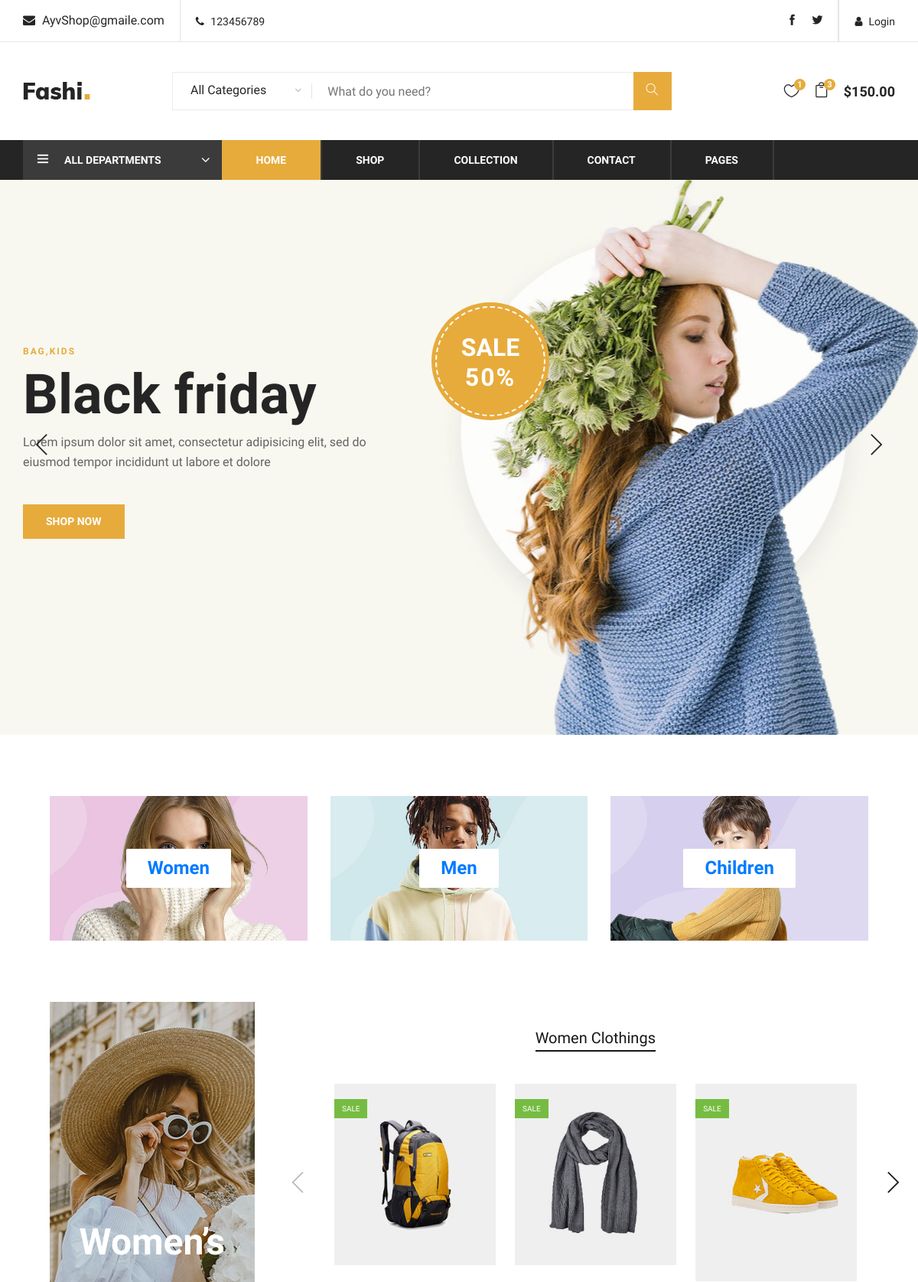
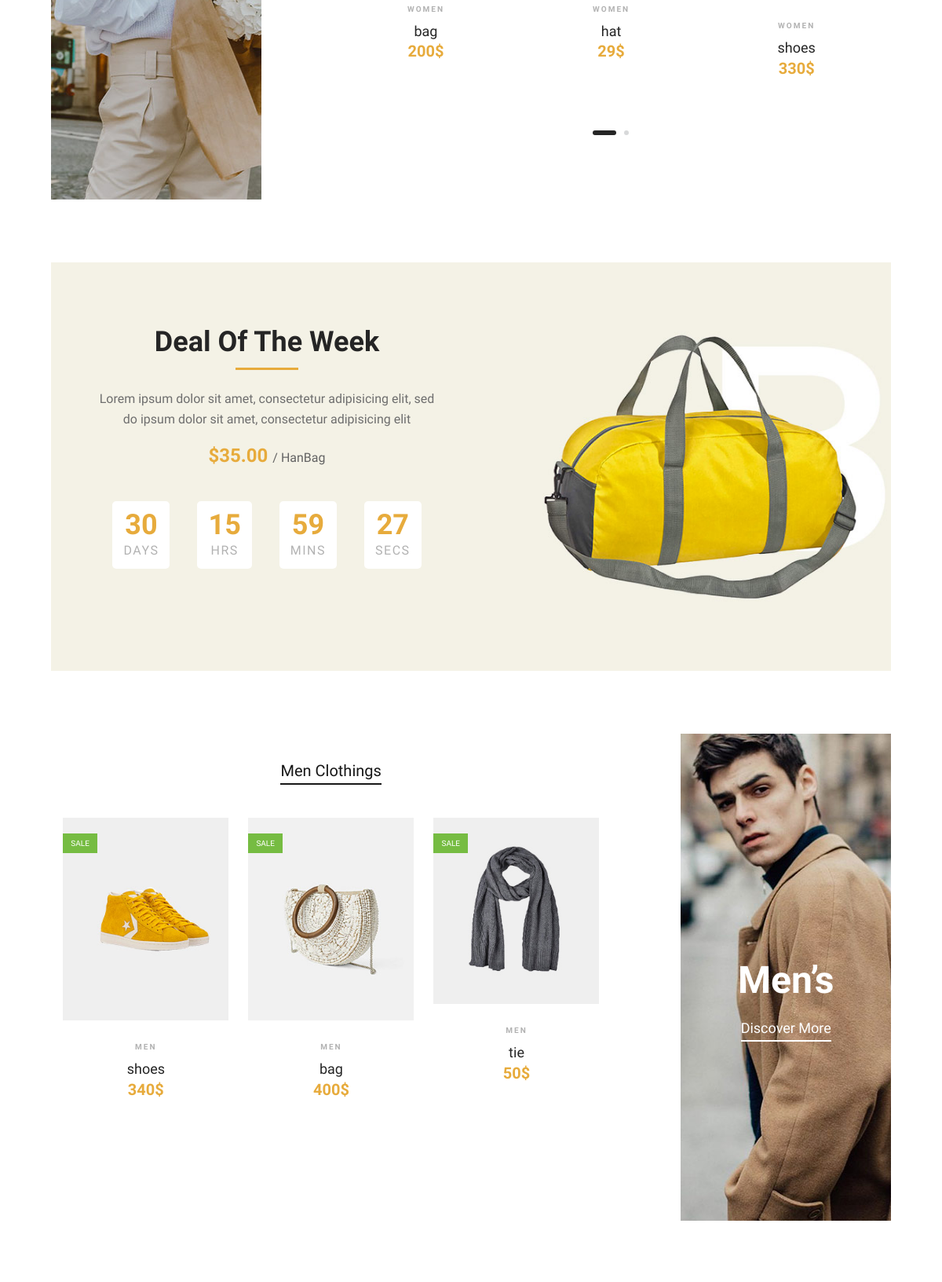
The page / (upper part) on the database its author committed (2 pictures, top to bottom).
### base/models.py (models this page shows, shortened)
class ShopInfo(models.Model):
    facebook=models.TextField(default='')
    twitter=models.TextField(default='')
    phone=models.TextField(default='')
    email=models.TextField(default='')

class Category(models.Model):
    name=models.CharField(max_length=300)
    image=models.ImageField(null=True, max_length=100,default='')

class Product(models.Model):
    category=models.ForeignKey(Category, on_delete=models.CASCADE)
    admin=models.ForeignKey(User,on_delete=models.CASCADE)
    name= models.CharField(max_length=300)
    price=models.CharField(max_length=20)
    image=models.ImageField(null=True, max_length=100,default='')
    description=models.TextField(null=False,blank=False)
    stock=models.IntegerField()
    discount=models.IntegerField(null=True,blank=True)
    updated=models.DateTimeField(auto_now=True)
    created=models.DateTimeField(auto_now_add=True)
    class Meta:
        ordering=['-updated','-created']

### base/views.py (the view)
# urls.py: path('',views.home,name='home'),
def home(request):
    q= request.GET.get('q') if request.GET.get('q') !=None else ''
    products=Product.objects.filter(Q(category__name__icontains=q)| Q(name__icontains=q)| Q(description__icontains=q))
    categorys=Category.objects.all()
    shopinfo=ShopInfo.objects.all()
    woman=Category.objects.get(name='Women')
    women=Product.objects.filter(Q(category=woman.id))
    man=Category.objects.get(name='Men')
    men=Product.objects.filter(Q(category=man.id))
    context={'categorys':categorys,'shopinfo':shopinfo, 'products':products,'women':women,'men':men}
    return render(request,'base/home.html',context)

### base/templates/base/home.html (shortened to what this page needs)
{% extends 'main.html'%}
{% block content%}
{% load static %}
    <section class="hero-section">
        <div class="hero-items owl-carousel">
            <div class="single-hero-items set-bg" data-setbg="{% static 'img/hero-1.jpg'%}">
                <div class="container">
                    <div class="row">
                        <div class="col-lg-5">
                            <span>Bag,kids</span>
                            <h1>Black friday</h1>
                            <p>Lorem ipsum dolor sit amet, consectetur adipisicing elit, sed do eiusmod tempor
                                incididunt ut labore et dolore</p>
                            <a href="#" class="primary-btn">Shop Now</a>
                        </div>
                    </div>
                    <div class="off-card">
                        <h2>Sale <span>50%</span></h2>
                    </div>
                </div>
            </div>
        </div>
    </section>
    <div class="banner-section spad">
        <div class="container-fluid">
            <div class="row">
                {%for category in categorys%}
                <div class="col-lg-4">
                    <div class="single-banner">
                        <div class="inner-text">
                            <h4><a href="{%url 'category' category.id %}">{{category.name}}</a></h4>
                        </div>
                    </div>
                </div>
                {%endfor%}
            </div>
        </div>
    </div>
    <section class="women-banner spad">
        <div class="container-fluid">
            <div class="row">
                <div class="col-lg-3">
                    <div class="product-large set-bg" data-setbg="{% static 'img/products/women-large.jpg' %} ">
                        <h2>Women’s</h2>
                    </div>
                </div>
                <div class="col-lg-8 offset-lg-1">
                    <div class="filter-control">
                        <ul>
                            <li class="active">Women Clothings</li>
                        </ul>
                    </div>
                    <div class="product-slider owl-carousel">
                    {%for woman in women%}
                        <div class="product-item">
                            <div class="pi-pic">
                                <img src="{{woman.image.url}}" alt="">
                                <div class="sale">Sale</div>
                            </div>
                            <div class="pi-text">
                              <div class="catagory-name">{{woman.category.name}}</div>
                                <a href="{% url 'product' pk=woman.id%}">
                                    <h5>{{woman.name}}</h5>
                                </a>
                                <div class="product-price">
                                   {{woman.price}}$
                                </div>
                            </div>
                        </div>
                        {%endfor%}
                    </div>
                </div>
            </div>
        </div>
    </section>
    <section class="deal-of-week set-bg spad" data-setbg="img/time-bg.jpg">
        <div class="container">
            <div class="col-lg-6 text-center">
                <div class="section-title">
                    <h2>Deal Of The Week</h2>
                    <p>Lorem ipsum dolor sit amet, consectetur adipisicing elit, sed<br /> do ipsum dolor sit amet,
                        consectetur adipisicing elit </p>
                    <div class="product-price">
                        $35.00
                        <span>/ HanBag</span>
                    </div>
                </div>
                <div class="countdown-timer" id="countdown">
                </div>
            </div>
        </div>
    </section>
    <section class="man-banner spad">
        <div class="container-fluid">
            <div class="row">
                <div class="col-lg-8">
                    <div class="filter-control">
                        <ul>
                            <li class="active">Men Clothings</li>
                        </ul>
                    </div>
                    <div class="product-slider owl-carousel">
                        {% for man in men %}
                        <div class="product-item">
                            <div class="pi-pic">
                                <img src="{{man.image.url}}" alt="">
                                <div class="sale">Sale</div>
                            </div>
                            <div class="pi-text">
                                <div class="catagory-name">{{man.category.name}}</div>
                                <a href="{%url 'product' pk=man.id%}">
                                    <h5>{{man.name}}</h5>
                                </a>
                                <div class="product-price">
                                   {{man.price}}$
                                </div>
                            </div>
                        </div>
                        {%endfor%}
                    </div>
                </div>
                <div class="col-lg-3 offset-lg-1">
                    <div class="product-large set-bg m-large" data-setbg="{% static 'img/products/man-large.jpg'%}">
                        <h2>Men’s</h2>
                        <a href="#">Discover More</a>
                    </div>
                </div>
            </div>
        </div>
    </section>
{% endblock content%}

### templates/header.html (shortened to what this page needs)
<header class="header-section">
    <div class="header-top">
        <div class="container">
            <div class="ht-left">
                {% for info in shopinfo%}
                <div class="mail-service">
                    <i class=" fa fa-envelope"></i>
                    {{info.email}}
                </div>
                <div class="phone-service">
                    <i class=" fa fa-phone"></i>
                    {{info.phone}}
                </div>
                {%endfor%}
            </div>
            <div class="ht-right">
                {% if request.user.is_authenticated %}
                <a href="{% url 'logoutUser'%}" class="login-panel"><i class="fa fa-user"></i>Logout</a>
                {%else%}
                <a href="{% url 'loginUser'%}" class="login-panel"><i class="fa fa-user"></i>Login</a>
                {%endif%}
                {% for info in shopinfo%}
                <div class="top-social">
                    <a href="{{info.facebook}}"><i class="ti-facebook"></i></a>
                    <a href="{{info.twitter}}"><i class="ti-twitter-alt"></i></a>
                </div>
                {% endfor%}
            </div>
        </div>
    </div>
    <div class="container">
        <div class="inner-header">
            <div class="row">
                <div class="col-lg-2 col-md-2">
                    <div class="logo">
                        <a href="{%url 'home'%}">
                            <img src="img/logo.png" alt="">
                        </a>
                    </div>
                </div>
                <div class="col-lg-7 col-md-7">
                    <form method="GET" action="{% url 'home'%}">
                    <div class="advanced-search">
                        <button type="button" class="category-btn">All Categories</button>
                        <div class="input-group">
                            <input type="text" name="q" placeholder="What do you need?">
                            <button type="button"><i class="ti-search"></i></button>
                        </div>
                    </div>
                </form>
                </div>
                <div class="col-lg-3 text-right col-md-3">
                    <ul class="nav-right">
                        <li class="heart-icon">
                            <a href="#">
                                <i class="icon_heart_alt"></i>
                                <span>1</span>
                            </a>
                        </li>
                        <li class="cart-icon">
                            <a href="{%url 'cart' pk='all'%}">
                                <i class="icon_bag_alt"></i>
                                <span>3</span>
                            </a>
                        </li>
                        <li class="cart-price">$150.00</li>
                    </ul>
                </div>
            </div>
        </div>
    </div>
    <div class="nav-item">
        <div class="container">
            <div class="nav-depart">
                <div class="depart-btn">
                    <i class="ti-menu"></i>
                    <span>All departments</span>
                </div>
            </div>
            <nav class="nav-menu mobile-menu">
                <ul>
                    <li class="active"><a href="{%url 'home'%}">Home</a></li>
                    <li><a href="{% url 'shop'  %}">Shop</a></li>
                    <li><a href="#">Collection</a>
                    </li>
                    <li><a href="{%url 'contact'%}">Contact</a></li>
                    <li><a href="#">Pages</a>
                    </li>
                </ul>
            </nav>
        </div>
    </div>
</header>

### rows shown on the page
ShopInfo: email "AyvShop@gmaile.com", phone "123456789"
Category: name "Women"
Category: name "Men"
Category: name "Children"
Product: image (picture), category.name "WOMEN", name "bag", price "200"
Product: image (picture), category.name "WOMEN", name "hat", price "29"
Product: image (picture), category.name "WOMEN", name "shoes", price "330"
Product: image (picture), category.name "MEN", name "shoes", price "340"
Product: image (picture), category.name "MEN", name "bag", price "400"
Product: image (picture), category.name "MEN", name "tie", price "50"
